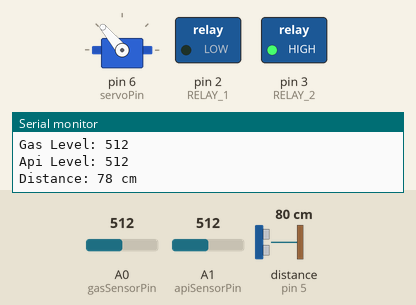
The sketch below on a simulated Arduino Uno, built with avr-gcc and run on an emulated ATmega328P. On the bench: servo, switched loads named in the sketch (green lamp = pin HIGH), the last lines printed to the serial monitor. Wiring (inferred from the names in the program): ultrasonic range finder: trigger pin 4; echo pin 5. The inputs (shaded band) are chosen by the test bench; at power-on: distance to the obstacle (sensor on pin 5) 80 cm, A1 (apiSensorPin) = 512, A0 (gasSensorPin) = 512. The echo pulse lasts 58.3 µs per cm; pins used as bus, display or sensor lines are not drawn.

Above: at 1.8 s.
1.9 s: distance to the obstacle (sensor on pin 5) set to 10 cm
3.4 s: distance to the obstacle (sensor on pin 5) set to 7 cm
At 5.2 s:
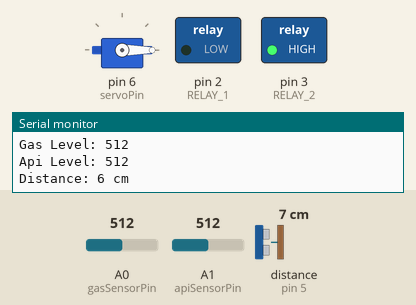
5.5 s: A1 (apiSensorPin) set to 488
At 6.8 s:
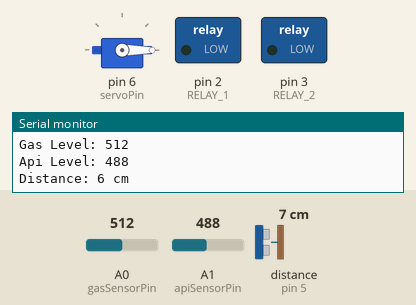
7.5 s: A0 (gasSensorPin) set to 105
9.2 s: A0 (gasSensorPin) set to 90
At 11.2 s:
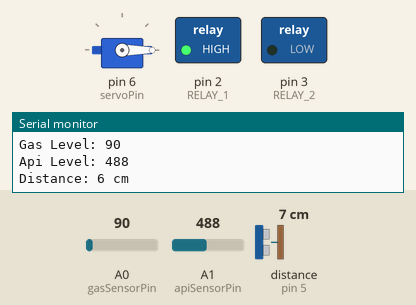
11.5 s: A1 (apiSensorPin) set to 510
At 13.0 s:
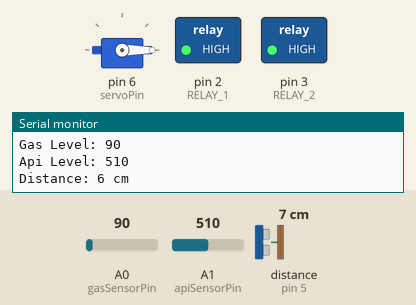
Timing chart, 0 to 14.5 s (numbered marks = the images above; inputs shaded):
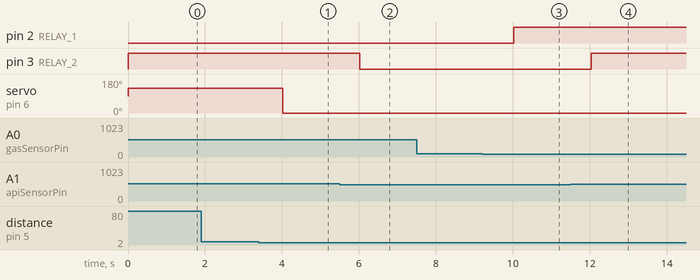

The sketch:

proyek_sistan.ino
```cpp
// Kelompok 01 sistem tertanam
// 1. alexandro hutabarat
// 2. thalia
// 3. naek butarbutar
// 4. trisna lumbanraja
#include <Servo.h> // call library for dht11 sensor

#define gasSensorPin A0 // MQ2 sensor data pin connected to arduino uno A0 pin
#define apiSensorPin A1 // flame sensor data pin connected to arduino uno A1 pin
#define RELAY_ON 0
#define RELAY_OFF 1
#define RELAY_1 2 // pin IN1 in relay connected to arduino uno pin 2
#define RELAY_2 3 // pin IN2 in relay connected to arduino uno pin 3
#define trigPin 4 // trigg pin in ultrasonic sensor connected to arduino uno pin 4
#define echoPin 5 // echo pin in ultrasonic sensor connected to arduino uno pin 5

long duration;
int distance;

Servo myservo; // create servo object to control a servo
#define servoPin 6 // pin data servo terhubung ke pin 6 arduino uno

void setup() {
  pinMode(gasSensorPin, INPUT); //declared the MQ2 sensor as input
  pinMode(apiSensorPin, INPUT); //declared the flame sensor as input
  pinMode(trigPin, OUTPUT); //declared the trigg pin in sensor ultrasonic as output
  pinMode(echoPin, INPUT); //declared the echo pin in sensor ultrasonic as input
  myservo.attach(servoPin);
  pinMode(RELAY_1, OUTPUT); //declared the RELAY_1 as output
  pinMode(RELAY_2, OUTPUT); //declared the RELAY_2 as output

  digitalWrite(RELAY_1, RELAY_ON); //use to control RELAY_1 and set the state to RELAY_ON
  digitalWrite(RELAY_2, RELAY_ON); //use to control RELAY_2 and set the state to RELAY_ON
  Serial.begin(9600); //used to initiate serial communication with a baud rate of 9600
}

void loop() {
  int gasLevel = analogRead(gasSensorPin); //membaca nilai analog dari sensor gas
  Serial.print("Gas Level: "); //untuk menampilkan data yang didapat ke serial monitor
  Serial.println(gasLevel);

  if (gasLevel>100) {
    digitalWrite(RELAY_1, RELAY_ON);
  } else {
    digitalWrite(RELAY_1, RELAY_OFF);
  }

  // Sensor Api
  int apiLevel = analogRead(apiSensorPin); //membaca nilai analog dari sensor api
  Serial.print("Api Level: "); // untuk menampilkan data yang didapat ke serial monitor
  Serial.println(apiLevel);

  if (apiLevel <500){
    digitalWrite(RELAY_2, RELAY_ON);
  }else {
    digitalWrite(RELAY_2, RELAY_OFF);
  }

  // Sensor Ultrasonic
  digitalWrite(trigPin, LOW); // set the trig pin to low
  delayMicroseconds(2); // wait for 2 microseconds
  digitalWrite(trigPin, HIGH); // set the trig pin to high
  delayMicroseconds(10); // wait for 10 microseconds
  digitalWrite(trigPin, LOW); // set the trig pin to low
  duration = pulseIn(echoPin, HIGH); // untuk mengukur durasi dari pulse bergema
  distance = duration * 0.034 / 2; // calculate the distance in cm

  if(distance < 8) { //objek akan terdeteksi ketika jaraknya kurang dar 8cm
    myservo.write(0); //
  } else {
    myservo.write(130); // servo bergerak ke 130 derajat
  }

  Serial.print("Distance: ");
  Serial.print(distance);
  Serial.println(" cm"); // untuk menampilkan jarak di serial monitor

  delay(1000);
}
```

Measured:
- the behaviour switches between 9 and 8 cm on distance to the obstacle (sensor on pin 5) (found by bisection; images 0 and 1)
- the behaviour switches between 500 and 499 on A1 (apiSensorPin) (found by bisection; images 1 and 2)
- the behaviour switches between 101 and 100 on A0 (gasSensorPin) (found by bisection; images 2 and 3)
- after the input at 3.4 s, servo on pin 6 (servoPin): 130° → 0° after 0.62 s
- after the input at 5.5 s, pin 3 (RELAY_2): HIGH → LOW after 0.52 s
- after the input at 9.2 s, pin 2 (RELAY_1): LOW → HIGH after 0.83 s
- after the input at 11.5 s, pin 3 (RELAY_2): LOW → HIGH after 0.53 s
